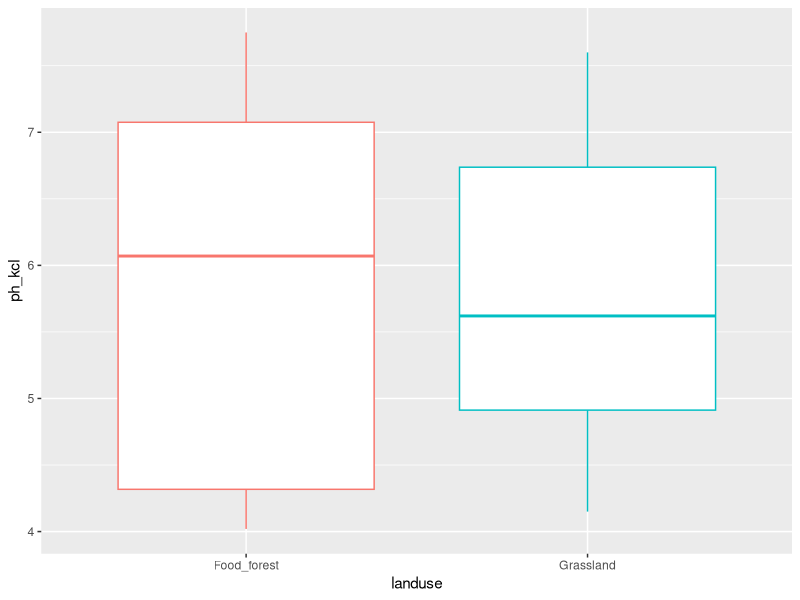
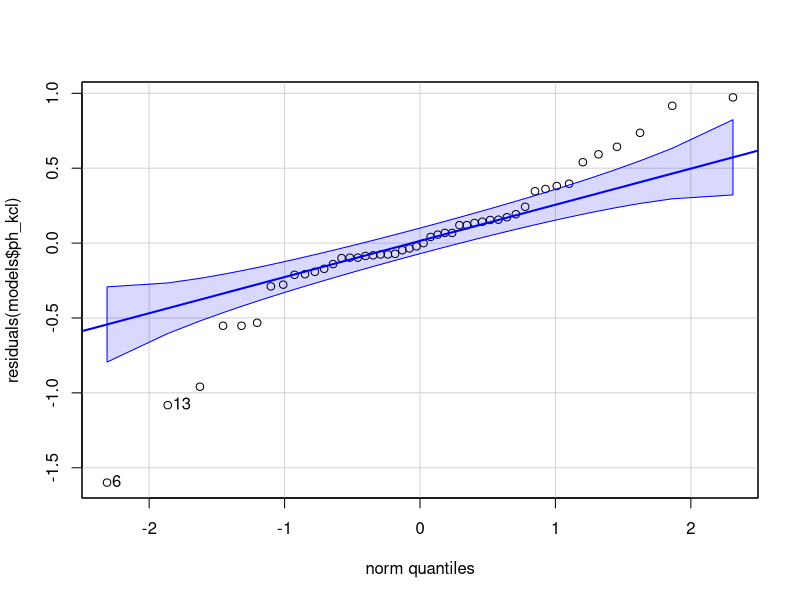
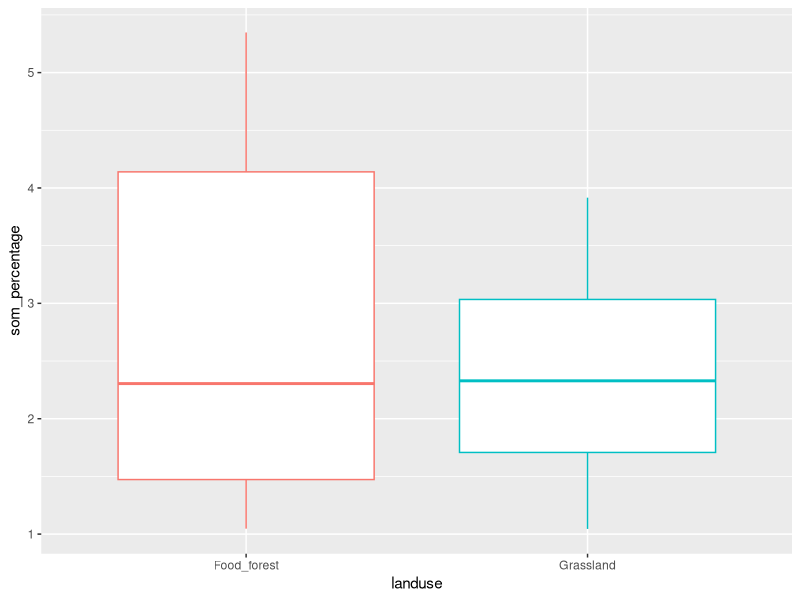
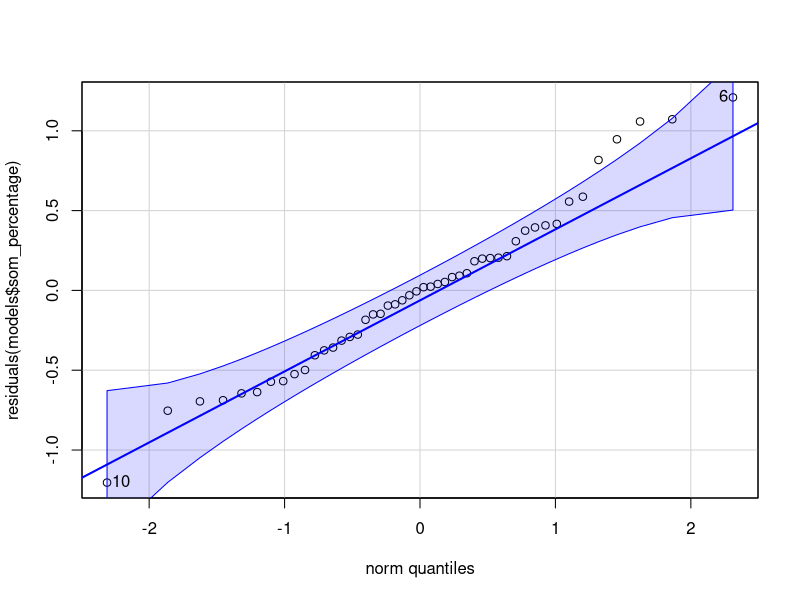
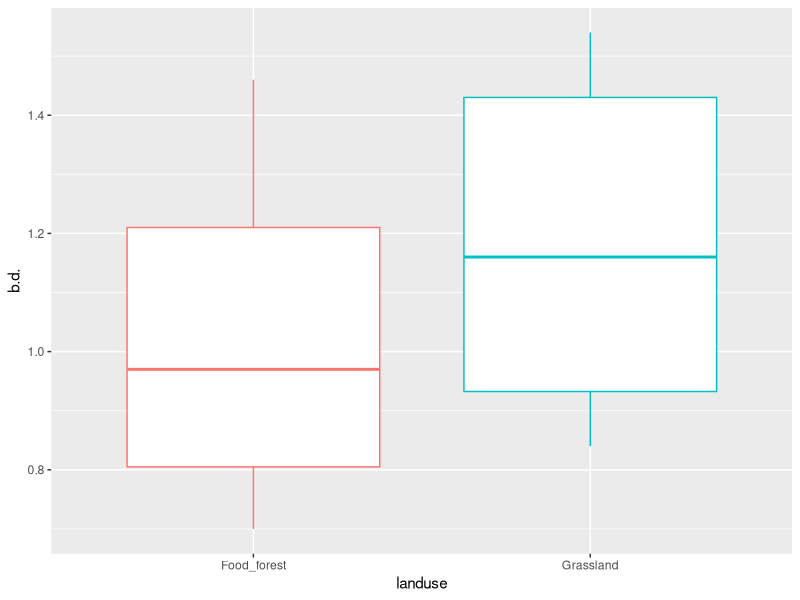
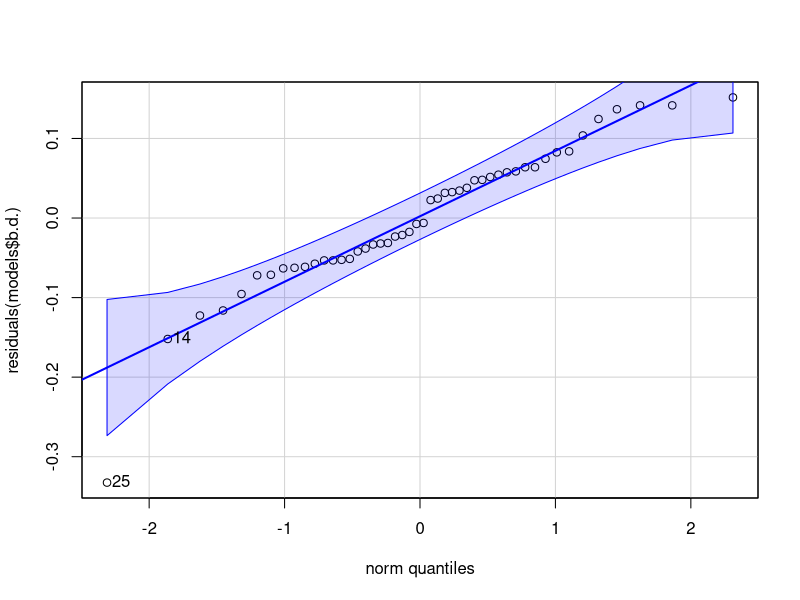
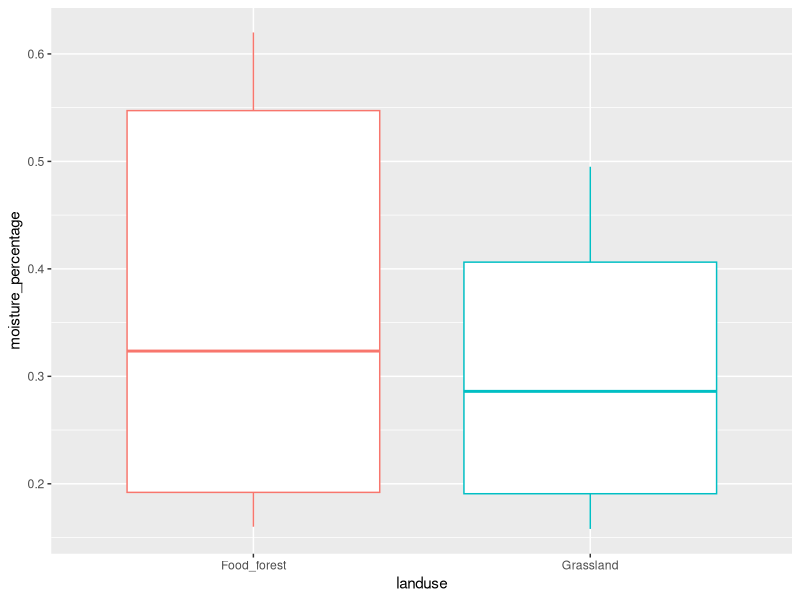
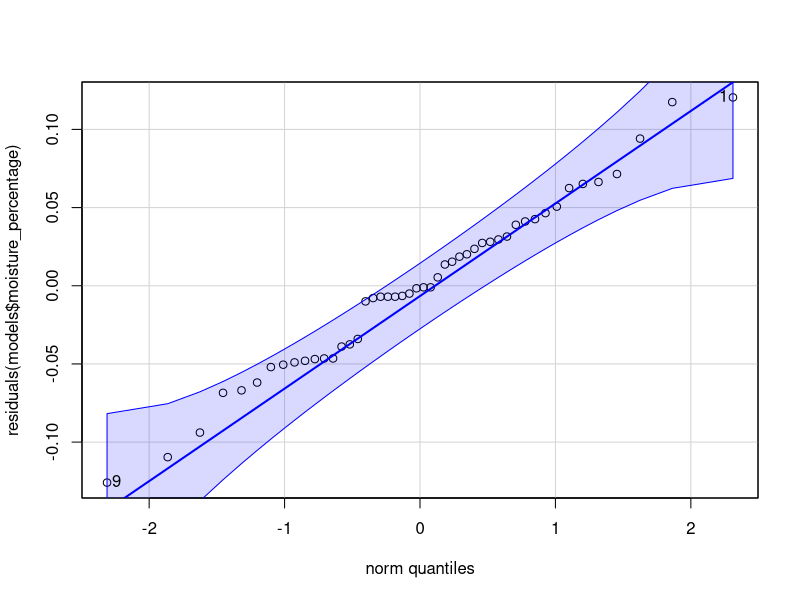

R code for these plots, in order:
## ---- chunk 1
knitr::opts_chunk$set(message = FALSE, echo = FALSE, warning = FALSE)
## ---- chunk 2
library(tidyverse)
library(ggpubr)
library(car)
library(gridExtra)
library(flextable)
library(lmerTest)
# library(lme4)
library(multcomp)
library(emmeans)
library(broom.mixed)
library(nlme)

## ---- chunk 3
lml <- read_csv2("MASTER_LML.csv")

lml$litter_sp <- factor(lml$litter_sp, levels=c("Alder","Hazel","Chestnut"))
lml$mesh_size <- factor(lml$mesh_size, levels=c("Fine","Medium","Coarse"))

mt <- read_csv2("MASTERFILE_decomp_10.csv")

mt_2 <- mt %>% mutate(age = 2021-year_of_landuse,
                      earthworms_2021 = compost_worms + soil_eating_worms + pendelaars)

mt_2 <- mt_2 %>% rowwise() %>% mutate(earthworms_2022 = sum(c_across(contains("Abundance"))))
mt_2 <- mt_2 %>% rename("vb_code" = "code")

# join litter mass data with landuse & location data
mt_2_lu_loc <- mt_2 %>% dplyr::select(vb_code, landuse, location)
lml_2 <- lml %>% left_join(mt_2_lu_loc, by ="vb_code")

# mt_3 <- mt_2 %>% filter(plot_nr < 5)

# sum columns mites and earthworms
mt_4 <- cbind(mt_2, mites_sum = rowSums(mt_2[c('Mites_oribatid_kg','Mites_other_kg')]))
mt_4 <- cbind(mt_4, biomass_ew_total = 
                rowSums(mt_2[c('Biomass_anecic','Biomass_endogeic','Biomass_epigeic','Biomass_juvenile')]))

## ---- chunk 4
# variables

vars <- mt_4 %>%
  dplyr::select(ph_kcl, som_percentage, b.d., moisture_percentage, NO2_NO3_mg_kg, NH4_mg_kg,
            Total_P_mg_kg, Olsen_P_mg_kg, earthworms_2022, biomass_ew_total,
            Springtails_nr_kg, Mites_oribatid_kg, Mites_other_kg, nr_nematodes_gr_dry,
            Bacteria_total, Microbial, Actinobacteria_total, Fungi_total, Total_plfa, AMF_NLFA) %>%
  names() %>%
  set_names()

# normality and equal variances

normality <- map(vars, ~gghistogram(mt_4, .x,  fill = 'lightgrey', na.rm=TRUE))
plots_list <- map(normality, ~.x)
# grid.arrange(grobs = plots_list, ncol = 2, nrow = 10)

variances_loc_lu <- map(vars, ~leveneTest(mt_4[[.x]] ~ landuse * location, data = mt_4))

# tab_var <- mt_4 %>% group_by(landuse, location) %>% 
#   dplyr::select(ph_kcl, som_percentage, b.d.,                                                
#                 moisture_percentage, 
#                 NO2_NO3_mg_kg, NH4_mg_kg, Total_P_mg_kg, Olsen_P_mg_kg, earthworms_2022, 
#                 biomass_ew_total, Springtails_nr_kg, Mites_oribatid_kg, Mites_other_kg, 
#                 nr_nematodes_gr_dry,Bacteria_total, Microbial, Actinobacteria_total, 
#                 Fungi_total, Total_plfa, AMF_NLFA) %>% 
#           summarize_all(var, na.rm=TRUE) %>% mutate(across(where(is.numeric), round, 1))
# 
# tab_var %>% pivot_longer(cols=c(ph_kcl:AMF_NLFA)) %>% 
#                   pivot_wider(names_from = c(landuse,location),values_from = value) %>%
#             flextable()  %>%
#             set_table_properties(layout = "autofit")


## ---- chunk 5
# list of model outputs ANOVA
models <- list()
for (i in c('ph_kcl','som_percentage','b.d.','moisture_percentage','NO2_NO3_mg_kg','NH4_mg_kg',
            'Total_P_mg_kg','Olsen_P_mg_kg','earthworms_2022','biomass_ew_total',
            'Springtails_nr_kg','Mites_oribatid_kg','Mites_other_kg','nr_nematodes_gr_dry',
            'Bacteria_total','Microbial','Actinobacteria_total','Fungi_total','Total_plfa','AMF_NLFA')) {
  f <- formula(paste(i,"~ landuse + (1|location)"))
  models[[i]] <- lmerTest::lmer(f, data=mt_4, na.action = "na.omit")
}
## ---- chunk 6
mt_4 %>% group_by(landuse, location) %>% summarize(mean=mean(ph_kcl),sd=sd(ph_kcl),var=var(ph_kcl))
variances_loc_lu$ph_kcl
# normality$ph_kcl
mt_4 %>% group_by(landuse) %>% ggplot(aes(x=landuse, y=ph_kcl, color=landuse)) + geom_boxplot() + theme(legend.position='none')
# par(mfrow=c(1,2))
# plot(fitted(models$ph_kcl, res))
qqPlot(residuals(models$ph_kcl))
shapiro.test(residuals(models$ph_kcl))
# ranef(models$ph_kcl) # calls random effects estimates

# # transformed data pH <<<<< more not-normally distributed residuals!!
# gghistogram(exp(-mt_4$ph_kcl),  fill = 'lightgrey', na.rm=TRUE, binwidth = 0.0003)
# ph_transf <- lmer(exp(-ph_kcl) ~ landuse + (1|location), data=mt_4, na.action = "na.omit")
# anova(ph_transf)
# summary(ph_transf)
# cld(lsmeans(ph_transf,~ landuse,adjust="tukey"), Letters = c(letters))
# shapiro.test(residuals(ph_transf))
# qqPlot(residuals(ph_transf))

## ---- chunk 7
mt_4 %>% group_by(landuse, location) %>% 
    summarize(mean=mean(som_percentage),sd=sd(som_percentage),var=var(som_percentage))
# variances_loc_lu$som_percentage
# normality$som_percentage
mt_4 %>% group_by(landuse) %>% ggplot(aes(x=landuse, y=som_percentage, color=landuse)) + geom_boxplot() + theme(legend.position='none')
# par(mfrow=c(1,2))
# plot(fitted(models$som_percentage, res))
qqPlot(residuals(models$som_percentage))
# cld(lsmeans(models$som_percentage,~ landuse, adjust="sidak"), Letters = c(letters))
# shapiro.test(residuals(models$som_percentage))
anova(models$som_percentage)
## ---- chunk 8
mt_4 %>% group_by(landuse, location) %>% 
          summarize(mean=mean(b.d.),sd=sd(b.d.),var=var(b.d.))
# variances_loc_lu$b.d.
# par(mfrow=c(1,2))
# normality$b.d.
mt_4 %>% group_by(landuse) %>% ggplot(aes(x=landuse, y=b.d., color=landuse)) + geom_boxplot() + theme(legend.position='none')
# plot(fitted(models$b.d., res))
qqPlot(residuals(models$b.d.))
# cld(lsmeans(models$b.d.,~ landuse, adjust="tukey"), Letters = c(letters))
shapiro.test(residuals(models$b.d.))
anova(models$b.d.)
## ---- chunk 9
mt_4 %>% group_by(landuse, location) %>% 
  summarize(mean=mean(moisture_percentage),sd=sd(moisture_percentage),
            var=var(moisture_percentage))
# variances_loc_lu$moisture_percentage
# par(mfrow=c(1,2))
# normality$moisture_percentage
mt_4 %>% group_by(landuse) %>% ggplot(aes(x=landuse, y=moisture_percentage,
                                          color=landuse)) + geom_boxplot() + 
          theme(legend.position='none')
# plot(fitted(models$moisture_percentage, res))
qqPlot(residuals(models$moisture_percentage))
# shapiro.test(residuals(models$moisture_percentage))
anova(models$moisture_percentage)
## ---- chunk 10
mt_4 %>% group_by(landuse, location) %>% 
  summarize(mean=mean(NO2_NO3_mg_kg),sd=sd(NO2_NO3_mg_kg),var=var(NO2_NO3_mg_kg))
variances_loc_lu$NO2_NO3_mg_kg
# par(mfrow=c(1,2))
# normality$NO2_NO3_mg_kg
mt_4 %>% group_by(landuse) %>% ggplot(aes(x=landuse, y=NO2_NO3_mg_kg, color=landuse)) + 
    geom_boxplot() + theme(legend.position='none')
# plot(fitted(models$NO2_NO3_mg_kg, res))
qqPlot(residuals(models$NO2_NO3_mg_kg))
# shapiro.test(residuals(models$NO2_NO3_mg_kg))
anova(models$NO2_NO3_mg_kg)

# Log transformation
var_log_N <- leveneTest(log(NO2_NO3_mg_kg) ~ landuse * location, data=mt_4) #UNEQUAL VARIANCES FIXED!
mod_log_N <- lmer(log(NO2_NO3_mg_kg+0.001) ~ landuse + (1|location), data=mt_4,
                  na.action = "na.omit")
qqPlot(residuals(mod_log_N))
## ---- chunk 11
mt_4 %>% group_by(landuse, location) %>% summarize(mean=mean(NH4_mg_kg),sd=sd(NH4_mg_kg),var=var(NH4_mg_kg))
# variances_loc_lu$NH4_mg_kg
# par(mfrow=c(1,2))
# normality$NH4_mg_kg
mt_4 %>% group_by(landuse) %>% ggplot(aes(x=landuse, y=NH4_mg_kg, color=landuse)) + geom_boxplot() + theme(legend.position='none')
# plot(fitted(models$NH4_mg_kg, res))
qqPlot(residuals(models$NH4_mg_kg))
shapiro.test(residuals(models$NH4_mg_kg))
anova(models$NH4_mg_kg)
## ---- chunk 12
mt_4 %>% group_by(landuse, location) %>% summarize(mean=mean(Total_P_mg_kg),sd=sd(Total_P_mg_kg),var=var(Total_P_mg_kg))
variances_loc_lu$Total_P_mg_kg
# par(mfrow=c(1,2))
# normality$Total_P_mg_kg
mt_4 %>% group_by(landuse) %>% ggplot(aes(x=landuse, y=Total_P_mg_kg, color=landuse)) + geom_boxplot() + theme(legend.position='none')
# plot(fitted(models$Total_P_mg_kg, res))
qqPlot(residuals(models$Total_P_mg_kg))
# cld(lsmeans(models$Total_P_mg_kg,~ landuse, adjust="tukey"), Letters = c(letters))
shapiro.test(residuals(models$Total_P_mg_kg))

# Log transformation FIXED!!
var_log_P <- leveneTest(log(Total_P_mg_kg) ~ landuse * location, data=mt_4)
mod_log_P <- lmer(log(Total_P_mg_kg+0.001) ~ landuse + (1|location), data=mt_4,
                  na.action = "na.omit")
qqPlot(residuals(mod_log_P))
shapiro.test(residuals(mod_log_P))
anova(mod_log_P)
## ---- chunk 13
mt_4 %>% group_by(landuse, location) %>% summarize(mean=mean(Olsen_P_mg_kg),sd=sd(Olsen_P_mg_kg),var=var(Olsen_P_mg_kg))
# variances_loc_lu$Olsen_P_mg_kg
# par(mfrow=c(1,2))
# normality$Olsen_P_mg_kg
mt_4 %>% group_by(landuse) %>% ggplot(aes(x=landuse, y=Olsen_P_mg_kg, color=landuse)) + geom_boxplot() + theme(legend.position='none')
# plot(fitted(models$Olsen_P_mg_kg, res))
qqPlot(residuals(models$Olsen_P_mg_kg))
# cld(lsmeans(models$Olsen_P_mg_kg,~ landuse, adjust="tukey"), Letters = c(letters))
# shapiro.test(residuals(models$Olsen_P_mg_kg))
## ---- chunk 14
mt_4 %>% group_by(landuse, location) %>% summarize(mean=mean(earthworms_2022, na.rm=TRUE),sd=sd(earthworms_2022, na.rm=TRUE),var=var(earthworms_2022, na.rm=TRUE))
# variances_loc_lu$earthworms_2022
# par(mfrow=c(1,2))
# normality$earthworms_2022
mt_4 %>% group_by(landuse) %>% ggplot(aes(x=landuse, y=earthworms_2022, color=landuse)) + geom_boxplot() + theme(legend.position='none')
# plot(fitted(models$earthworms_2022, res))
qqPlot(residuals(models$earthworms_2022))
# cld(lsmeans(models$earthworms_2022,~ landuse, adjust="tukey"), Letters = c(letters))
# shapiro.test(residuals(models$earthworms_2022))
anova(models$earthworms_2022)

# Log transformation
# var_log_ew <- leveneTest(log(earthworms_2022) ~ landuse * location, data=mt_4)
# mod_log_ew <- lmer(log(earthworms_2022+0.001) ~ landuse + (1|location), data=mt_4,
#                   na.action = "na.omit")
# qqPlot(residuals(mod_log_P))

## ---- chunk 15
mt_4 %>% group_by(landuse, location) %>% summarize(mean=mean(biomass_ew_total, na.rm=TRUE),sd=sd(biomass_ew_total, na.rm=TRUE),var=var(biomass_ew_total, na.rm=TRUE))
# variances_loc_lu$biomass_ew_total
# par(mfrow=c(1,2))
# normality$biomass_ew_total
mt_4 %>% group_by(landuse) %>% ggplot(aes(x=landuse, y=biomass_ew_total, color=landuse)) + geom_boxplot() + theme(legend.position='none')
# plot(fitted(models$biomass_ew_total, res))
qqPlot(residuals(models$biomass_ew_total))
# cld(lsmeans(models$biomass_ew_total,~ landuse, adjust="tukey"), Letters = c(letters))
# shapiro.test(residuals(models$biomass_ew_total))
anova(models$biomass_ew_total)

# log transform earthworm biomass
log_biomass_ew <- lmer(log(biomass_ew_total+0.001) ~ landuse + (1|location), data=mt_4, na.action = "na.omit")
leveneTest(log(biomass_ew_total) ~ landuse * location, data=mt_4) #just as significant as non-transformed data

# Generalized least squares
gls_EW <- gls(biomass_ew_total ~ landuse, data=mt_4, na.action = na.omit, weights=varPower())
# weights=varPower() 
# weights = varIdent(form= ~1|location)
# correlation = corAR1(form = ~ 1 | location)
summary(gls_EW)
anova(gls_EW)
plot(gls_EW)
# cld(lsmeans(models$gls_AMF,~ landuse, adjust="tukey"), Letters = c(letters)) doesnt work for gls()
qqPlot(residuals(gls_EW))
shapiro.test(residuals(gls_EW))

## ---- chunk 16
mt_4 %>% group_by(landuse, location) %>% summarize(mean=mean(Springtails_nr_kg, na.rm=TRUE),sd=sd(Springtails_nr_kg, na.rm=TRUE),var=var(Springtails_nr_kg, na.rm=TRUE))
# variances_loc_lu$Springtails_nr_kg
# par(mfrow=c(1,2))
# normality$Springtails_nr_kg
mt_4 %>% group_by(landuse) %>% ggplot(aes(x=landuse, y=Springtails_nr_kg, color=landuse)) + geom_boxplot()  + theme(legend.position='none')
# plot(fitted(models$Springtails_nr_kg, res))
qqPlot(residuals(models$Springtails_nr_kg))
# cld(lsmeans(models$Springtails_nr_kg,~ landuse, adjust="tukey"), Letters = c(letters))
# shapiro.test(residuals(models$Springtails_nr_kg))
anova(models$Springtails_nr_kg)

# Log transformation
var_log_spr <- leveneTest(log(Springtails_nr_kg) ~ landuse * location, data=mt_4)
mod_log_spr <- lmer(log(Springtails_nr_kg) ~ landuse + (1|location), data=mt_4,
                  na.action = "na.omit")
# qqPlot(residuals(mod_log_spr))

## ---- chunk 17
mt_4 %>% group_by(landuse, location) %>% summarize(mean=mean(Mites_oribatid_kg, na.rm=TRUE),sd=sd(Mites_oribatid_kg, na.rm=TRUE),var=var(Mites_oribatid_kg, na.rm=TRUE))
# variances_loc_lu$Mites_oribatid_kg
# par(mfrow=c(1,2))
# normality$Mites_oribatid_kg
mt_4 %>% group_by(landuse) %>% ggplot(aes(x=landuse, y=Mites_oribatid_kg, color=landuse)) + geom_boxplot()  + theme(legend.position='none')
# plot(fitted(models$Mites_oribatid_kg, res))
qqPlot(residuals(models$Mites_oribatid_kg))
# cld(lsmeans(models$Mites_oribatid_kg,~ landuse, adjust="tukey"), Letters = c(letters))
shapiro.test(residuals(models$Mites_oribatid_kg))
anova(models$Mites_oribatid_kg)

# Log transformation
# var_log_ori <- leveneTest(log(Mites_oribatid_kg) ~ landuse * location, data=mt_4)
mod_log_ori <- lmer(log(Mites_oribatid_kg+0.0001) ~ landuse + (1|location), data=mt_4,
                  na.action = "na.omit")
# qqPlot(residuals(mod_log_spr))
## ---- chunk 18
mt_4 %>% group_by(landuse, location) %>% summarize(mean=mean(Mites_other_kg, na.rm=TRUE),sd=sd(Mites_other_kg, na.rm=TRUE),var=var(Mites_other_kg, na.rm=TRUE))
# variances_loc_lu$Mites_other_kg
# par(mfrow=c(1,2))
# normality$Mites_other_kg
mt_4 %>% group_by(landuse) %>% ggplot(aes(x=landuse, y=Mites_other_kg, color=landuse)) + geom_boxplot() + theme(legend.position='none')
# plot(fitted(models$Mites_other_kg, res))
qqPlot(residuals(models$Mites_other_kg))
shapiro.test(residuals(models$Mites_other_kg))
anova(models$Mites_other_kg)

# Log transformation
var_log_mit <- leveneTest(log(Mites_other_kg) ~ landuse * location, data=mt_4)
mod_log_mit <- lmer(log(Mites_other_kg+0.0001) ~ landuse + (1|location), data=mt_4,
                  na.action = "na.omit")
# qqPlot(residuals(mod_log_spr))

## ---- chunk 19
mt_4 %>% group_by(landuse, location) %>% summarize(mean=mean(Bacteria_total),sd=sd(Bacteria_total),var=var(Bacteria_total))
variances_loc_lu$Bacteria_total
# par(mfrow=c(1,2))
# normality$Bacteria_total
mt_4 %>% group_by(landuse) %>% ggplot(aes(x=landuse, y=Bacteria_total, color=landuse)) + geom_boxplot() + theme(legend.position='none')
# plot(fitted(models$Bacteria_total, res))
qqPlot(residuals(models$Bacteria_total))
# shapiro.test(residuals(models$Bacteria_total))
anova(models$Bacteria_total)
## ---- chunk 20
mt_4 %>% group_by(landuse, location) %>% summarize(mean=mean(Microbial),sd=sd(Microbial),var=var(Microbial))
# variances_loc_lu$Microbial
# par(mfrow=c(1,2))
# normality$Microbial
mt_4 %>% group_by(landuse) %>% ggplot(aes(x=landuse, y=Microbial, color=landuse)) + geom_boxplot() + theme(legend.position='none')
# plot(fitted(models$Microbial, res))
qqPlot(residuals(models$Microbial))
# shapiro.test(residuals(models$Microbial))
anova(models$Microbial)
## ---- chunk 21
mt_4 %>% group_by(landuse, location) %>% summarize(mean=mean(Actinobacteria_total),sd=sd(Actinobacteria_total),var=var(Actinobacteria_total))
variances_loc_lu$Actinobacteria_total
# par(mfrow=c(1,2))
# normality$Actinobacteria_total
mt_4 %>% group_by(landuse) %>% ggplot(aes(x=landuse, y=Actinobacteria_total, color=landuse)) + geom_boxplot() + theme(legend.position='none')
# plot(fitted(models$Actinobacteria_total, res))
qqPlot(residuals(models$Actinobacteria_total))
# shapiro.test(residuals(models$Actinobacteria_total))
anova(models$Actinobacteria_total)
## ---- chunk 22
mt_4 %>% group_by(landuse, location) %>% summarize(mean=mean(Fungi_total),sd=sd(Fungi_total),var=var(Fungi_total))
# variances_loc_lu$Fungi_total
# par(mfrow=c(1,2))
# normality$Fungi_total
mt_4 %>% group_by(landuse) %>% ggplot(aes(x=landuse, y=Fungi_total, color=landuse)) + geom_boxplot() + theme(legend.position='none')
# plot(fitted(models$Fungi_total, res))
qqPlot(residuals(models$Fungi_total))
shapiro.test(residuals(models$Fungi_total))
anova(models$Fungi_total)
## ---- chunk 23
mt_4 %>% group_by(landuse, location) %>% summarize(mean=mean(Total_plfa),sd=sd(Total_plfa),var=var(Total_plfa))
variances_loc_lu$Total_plfa
# par(mfrow=c(1,2))
# normality$Total_plfa
mt_4 %>% group_by(landuse) %>% ggplot(aes(x=landuse, y=Total_plfa, color=landuse)) + geom_boxplot() + theme(legend.position='none')
# plot(fitted(models$Total_plfa, res))
qqPlot(residuals(models$Total_plfa))
# shapiro.test(residuals(models$Total_plfa))
anova(models$Total_plfa)
## ---- chunk 24
mt_4 %>% group_by(location,landuse) %>% summarize(mean=mean(AMF_NLFA),sd=sd(AMF_NLFA),var=var(AMF_NLFA))
variances_loc_lu$AMF_NLFA
# par(mfrow=c(1,2))
# normality$AMF_NLFA
mt_4 %>% group_by(landuse) %>% ggplot(aes(x=landuse, y=AMF_NLFA, color=landuse)) + geom_boxplot() + theme(legend.position='none')
# plot(fitted(models$AMF_NLFA, res))
qqPlot(residuals(models$AMF_NLFA))
shapiro.test(residuals(models$AMF_NLFA))
anova(models$AMF_NLFA)

# log transform AMF
# gghistogram(log(mt_4$AMF_NLFA),  fill = 'lightgrey', na.rm=TRUE)
# mt_4 %>% group_by(landuse) %>% ggplot(aes(x=landuse, y=log(AMF_NLFA), color=landuse)) + geom_boxplot()
# amf_transf <- lmer(log(AMF_NLFA) ~ landuse + (1|location), data=mt_4, na.action = "na.omit")
var_log_amf <- leveneTest(log(AMF_NLFA) ~ landuse * location, data=mt_4) # little bit less significant...but still significant for sure
# anova(amf_transf)
# summary(amf_transf)
# cld(lsmeans(amf_transf,~ landuse,adjust="tukey"), Letters = c(letters))
# shapiro.test(residuals(amf_transf))
# qqPlot(residuals(amf_transf))

# Generalized least squares
gls_AMF <- gls(AMF_NLFA ~ landuse, data=mt_4, na.action = na.omit, weights=varPower())
# weights=varPower() 
# weights = varIdent(form= ~1|location)
# correlation = corAR1(form = ~ 1 | location)
summary(gls_AMF)
anova(gls_AMF)
plot(gls_AMF)
# cld(lsmeans(models$gls_AMF,~ landuse, adjust="tukey"), Letters = c(letters)) doesnt work for gls()
qqPlot(residuals(gls_AMF))
shapiro.test(residuals(gls_AMF))
# 
# ## Run the following lines. These introduce methods for 'gls' objects.
# model.matrix.gls<-function(object,...){
# 	model.matrix(terms(object),data=getData(object),...)
# }
# model.frame.gls<-function(object,...){
# 	model.frame(formula(object),data=getData(object),...)
# }
# terms.gls<-function(object,...){
# 	terms(model.frame(object),...)
# }
# # The line below gives pairwise comparisons now.  Note that the above
# # performs t-tests for all pairwise differences.
# multCompTukey <- glht(gls_AMF, linfct = mcp(landuse = "Tukey"))
